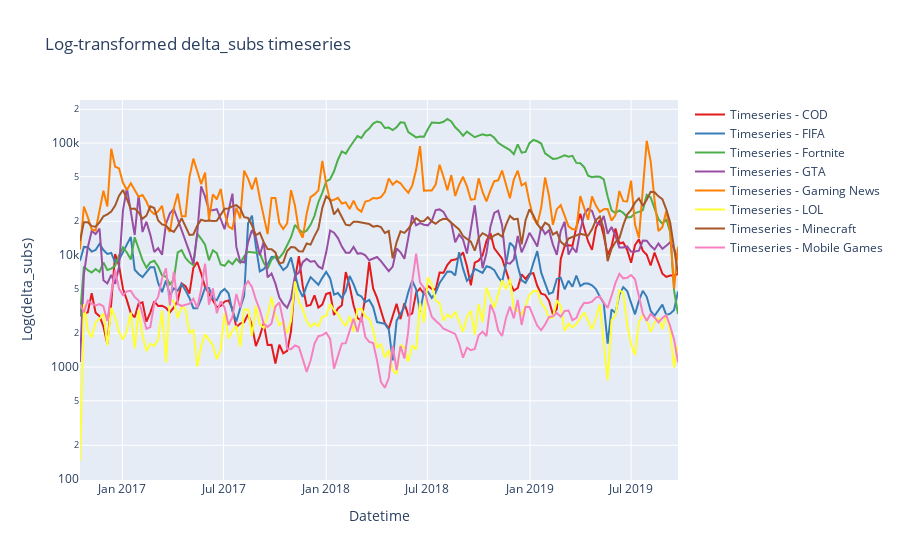

The code cell stored with this chart in its notebook:
### Code cell
metric = 'delta_subs'
time_series_plot_stack(categorized_sample_df, metric)

### Figure 1 — Plotly figure (JSON) as saved in the notebook; plotly's stock layout.template omitted (floating-point values rounded to 4 significant figures; data arrays with more than 128 entries replaced by an {"elided": "..."} marker saying what was removed)
{"data": [{"line": {"color": "rgb(228,26,28)"}, "mode": "lines", "name": "Timeseries - COD", "type": "scatter", "x": {"elided": "154 str values"}, "y": {"elided": "154 float values"}}, {"line": {"color": "rgb(55,126,184)"}, "mode": "lines", "name": "Timeseries - FIFA", "type": "scatter", "x": {"elided": "154 str values"}, "y": {"elided": "154 float values"}}, {"line": {"color": "rgb(77,175,74)"}, "mode": "lines", "name": "Timeseries - Fortnite", "type": "scatter", "x": {"elided": "154 str values"}, "y": {"elided": "154 float values"}}, {"line": {"color": "rgb(152,78,163)"}, "mode": "lines", "name": "Timeseries - GTA", "type": "scatter", "x": {"elided": "154 str values"}, "y": {"elided": "154 float values"}}, {"line": {"color": "rgb(255,127,0)"}, "mode": "lines", "name": "Timeseries - Gaming News", "type": "scatter", "x": {"elided": "154 str values"}, "y": {"elided": "154 float values"}}, {"line": {"color": "rgb(255,255,51)"}, "mode": "lines", "name": "Timeseries - LOL", "type": "scatter", "x": {"elided": "154 str values"}, "y": {"elided": "154 float values"}}, {"line": {"color": "rgb(166,86,40)"}, "mode": "lines", "name": "Timeseries - Minecraft", "type": "scatter", "x": {"elided": "154 str values"}, "y": {"elided": "154 float values"}}, {"line": {"color": "rgb(247,129,191)"}, "mode": "lines", "name": "Timeseries - Mobile Games", "type": "scatter", "x": {"elided": "154 str values"}, "y": {"elided": "154 float values"}}], "layout": {"showlegend": true, "title": {"text": "Log-transformed delta_subs timeseries"}, "xaxis": {"title": {"text": "Datetime"}}, "yaxis": {"title": {"text": "Log(delta_subs)"}, "type": "log"}}}
